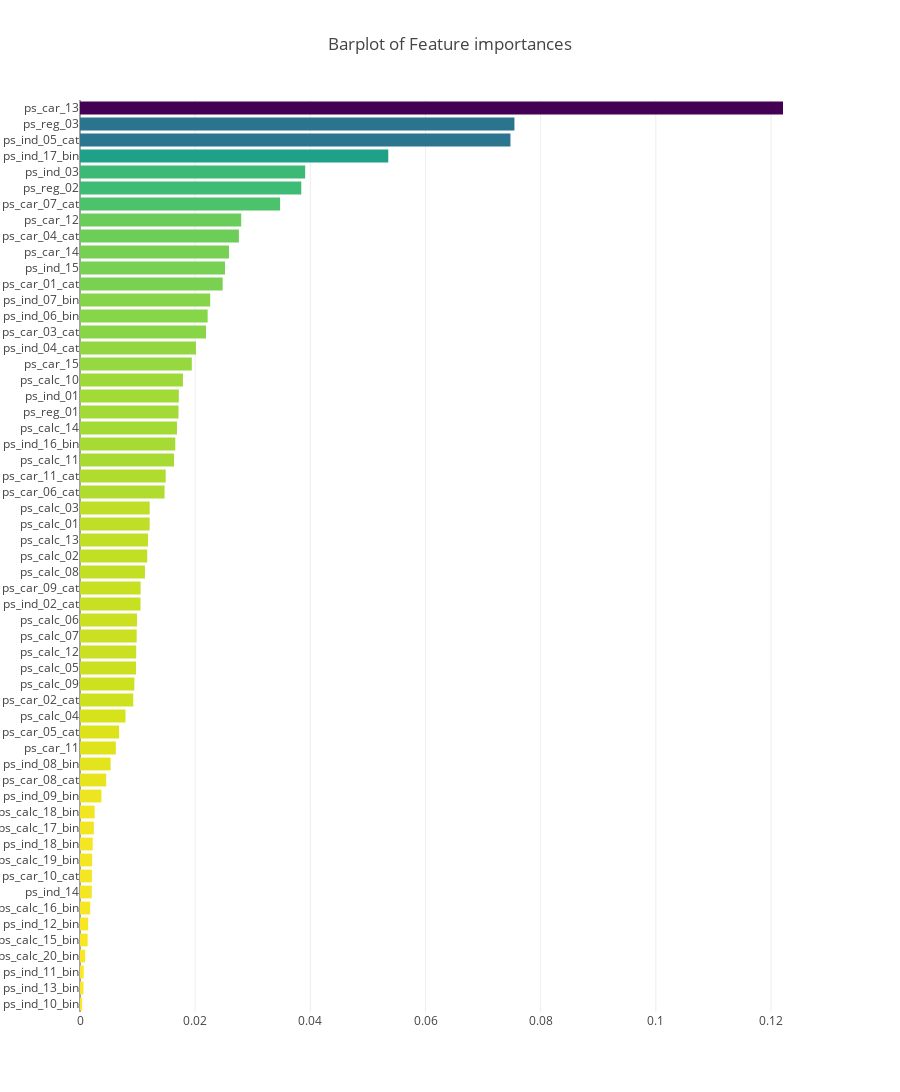

Notebook source saved alongside this figure:
### Code cell
x, y = (list(x) for x in zip(*sorted(zip(rf.feature_importances_, features), 
                                                            reverse = False)))
trace2 = go.Bar(
    x=x ,
    y=y,
    marker=dict(
        color=x,
        colorscale = 'Viridis',
        reversescale = True
    ),
    name='Random Forest Feature importance',
    orientation='h',
)

layout = dict(
    title='Barplot of Feature importances',
     width = 900, height = 2000,
    yaxis=dict(
        showgrid=False,
        showline=False,
        showticklabels=True,
    ))

fig1 = go.Figure(data=[trace2])
fig1['layout'].update(layout)
py.iplot(fig1, filename='plots')

### Figure 1 — Plotly figure (JSON) as saved in the notebook; plotly's stock layout.template omitted (floating-point values rounded to 4 significant figures)
{"data": [{"marker": {"color": [0.0003771, 0.0005991, 0.0006434, 0.0009021, 0.001327, 0.001421, 0.001771, 0.002042, 0.002065, 0.00211, 0.0022, 0.00241, 0.00254, 0.003725, 0.00455, 0.005317, 0.006223, 0.006787, 0.007898, 0.009249, 0.009441, 0.009731, 0.00976, 0.009842, 0.009894, 0.01051, 0.01053, 0.01128, 0.01168, 0.01181, 0.0121, 0.01211, 0.01468, 0.01488, 0.01633, 0.01655, 0.01684, 0.01711, 0.01716, 0.01788, 0.01942, 0.02014, 0.02188, 0.02217, 0.02261, 0.02477, 0.02519, 0.02587, 0.02759, 0.028, 0.03475, 0.03843, 0.03911, 0.05354, 0.07475, 0.07544, 0.1221], "colorscale": "Viridis", "reversescale": true}, "name": "Random Forest Feature importance", "orientation": "h", "type": "bar", "uid": "086fd980-7980-484c-bd6a-33d50a94d2c2", "x": [0.0003771, 0.0005991, 0.0006434, 0.0009021, 0.001327, 0.001421, 0.001771, 0.002042, 0.002065, 0.00211, 0.0022, 0.00241, 0.00254, 0.003725, 0.00455, 0.005317, 0.006223, 0.006787, 0.007898, 0.009249, 0.009441, 0.009731, 0.00976, 0.009842, 0.009894, 0.01051, 0.01053, 0.01128, 0.01168, 0.01181, 0.0121, 0.01211, 0.01468, 0.01488, 0.01633, 0.01655, 0.01684, 0.01711, 0.01716, 0.01788, 0.01942, 0.02014, 0.02188, 0.02217, 0.02261, 0.02477, 0.02519, 0.02587, 0.02759, 0.028, 0.03475, 0.03843, 0.03911, 0.05354, 0.07475, 0.07544, 0.1221], "y": ["ps_ind_10_bin", "ps_ind_13_bin", "ps_ind_11_bin", "ps_calc_20_bin", "ps_calc_15_bin", "ps_ind_12_bin", "ps_calc_16_bin", "ps_ind_14", "ps_car_10_cat", "ps_calc_19_bin", "ps_ind_18_bin", "ps_calc_17_bin", "ps_calc_18_bin", "ps_ind_09_bin", "ps_car_08_cat", "ps_ind_08_bin", "ps_car_11", "ps_car_05_cat", "ps_calc_04", "ps_car_02_cat", "ps_calc_09", "ps_calc_05", "ps_calc_12", "ps_calc_07", "ps_calc_06", "ps_ind_02_cat", "ps_car_09_cat", "ps_calc_08", "ps_calc_02", "ps_calc_13", "ps_calc_01", "ps_calc_03", "ps_car_06_cat", "ps_car_11_cat", "ps_calc_11", "ps_ind_16_bin", "ps_calc_14", "ps_reg_01", "ps_ind_01", "ps_calc_10", "ps_car_15", "ps_ind_04_cat", "ps_car_03_cat", "ps_ind_06_bin", "ps_ind_07_bin", "ps_car_01_cat", "ps_ind_15", "ps_car_14", "ps_car_04_cat", "ps_car_12", "ps_car_07_cat", "ps_reg_02", "ps_ind_03", "ps_ind_17_bin", "ps_ind_05_cat", "ps_reg_03", "ps_car_13"]}], "layout": {"height": 2000, "title": {"text": "Barplot of Feature importances"}, "width": 900, "yaxis": {"showgrid": false, "showline": false, "showticklabels": true}}}
